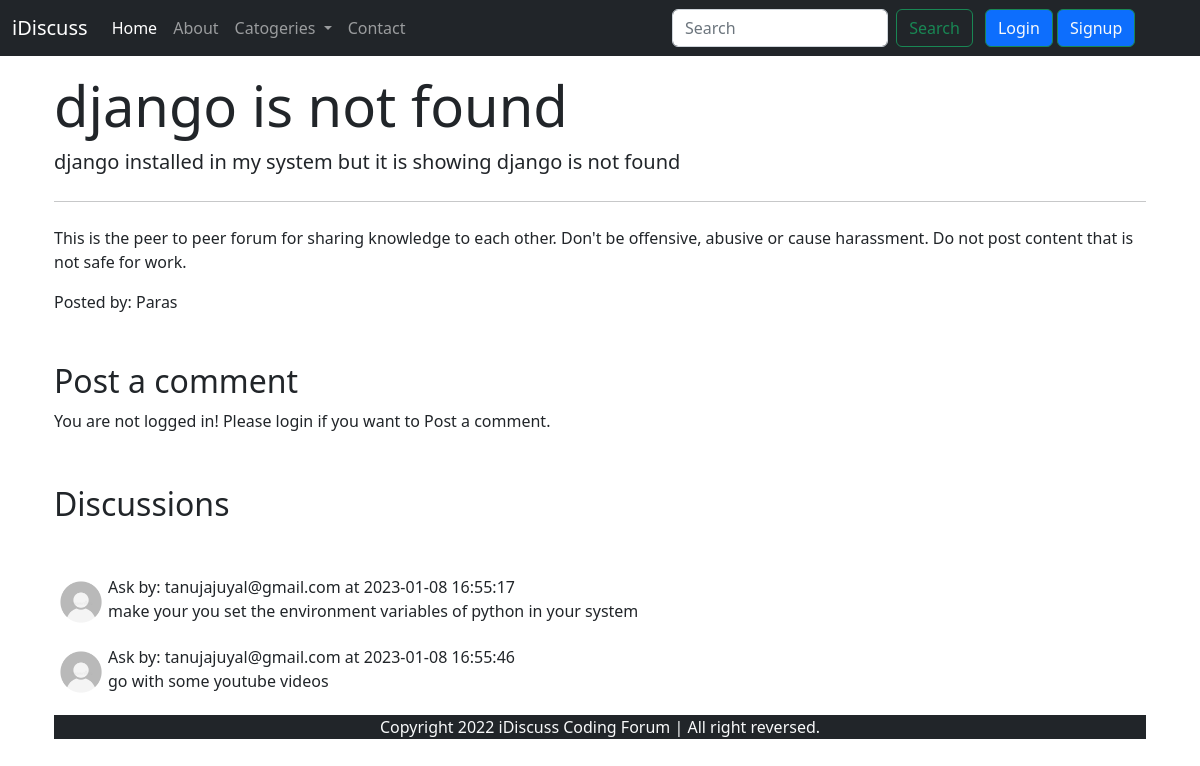
Screenshot of /threads.php?thread_id=8 with the database file from the repository.
### tables this page shows
CREATE TABLE `threads` (
  `thread_id` int(7) NOT NULL,
  `thread_title` varchar(255) NOT NULL,
  `thread_desc` varchar(255) NOT NULL,
  `thread_cat_id` int(4) NOT NULL,
  `thread_user_id` int(4) NOT NULL,
  `timeStamp` datetime NOT NULL DEFAULT current_timestamp()
);

CREATE TABLE `comments` (
  `comment_id` int(8) NOT NULL,
  `comment_content` text NOT NULL,
  `thread_id` int(8) NOT NULL,
  `comment_by` int(8) NOT NULL,
  `comment_time` datetime NOT NULL DEFAULT current_timestamp()
);

CREATE TABLE `users` (
  `sno` int(8) NOT NULL,
  `user_email` varchar(30) NOT NULL,
  `user_pass` varchar(255) NOT NULL,
  `timeStamp` datetime NOT NULL DEFAULT current_timestamp()
);

### threads.php (the view, shortened to what this page needs)
<?php
include 'partials/_dbconnect.php';
$id = $_GET['thread_id'];
$sql = "select * from `threads` where thread_id=$id";
$result = mysqli_query($conn, $sql);
while ($row = mysqli_fetch_assoc($result)) {
    $threadtitle = $row['thread_title'];
    $threaddesc = $row['thread_desc'];
}
echo '<!doctype html>
<html lang="en">
<head>
    <meta charset="utf-8">
    <meta name="viewport" content="width=device-width, initial-scale=1">
    <title>iDiscuss Forum</title>
    <link href="https://cdn.jsdelivr.net/npm/bootstrap@5.2.0/dist/css/bootstrap.min.css" rel="stylesheet">
</head>
    <style>
       .heightContainer{
          min-height: 54vh;
       }
    </style>
<body>';
include "partials/_header.php";
echo '<div class="container mx-auto my-3">
        <div class="jumbotron container">
            <h1 class="display-4">' . $threadtitle . '</h1>
            <p class="lead">' . $threaddesc . '</p>
            <hr class="my-4">
            <p>This is the peer to peer forum for sharing knowledge to each other. Don\'t be offensive, abusive or cause harassment. Do not post content that is not safe for work. </p>
            Posted by: Paras
        </div>
    </div>';
    if(isset($_SESSION['loggedIn']) && $_SESSION['loggedIn'] == true){
        echo '<div class="container my-5">
        <div class="container">
        <h2>Post a comment</h2>
        <div class="container"><form action="' . $_SERVER['REQUEST_URI'] . '" method="post">
        <div class="form-group my-4">
          <label for="exampleInputPassword1">Type a comment</label>
          <input type="text" name="comment" class="form-control" id="comment">
          <input type="hidden" name="sno" value="'.$_SESSION['sno'].'
          <small id="emailHelp" class="form-text text-muted">Keep your answer short and easy to understand.</small>
        </div>
        <button type="submit" class="btn btn-primary">Post Comment</button>
      </form></div>
            <h2 class="py-1 my-5">Discussions</h2>';
    }else{
        echo '<div class="container my-5">
        <div class="container">
        <h2>Post a comment</h2>
        <p>You are not logged in! Please login if you want to Post a comment.</p>
            <h2 class="py-1 my-5">Discussions</h2>';
    }
 ?>
            <?php
            $sql = "select * from comments where thread_id=$id";
            $result = mysqli_query($conn, $sql);
            while ($row = mysqli_fetch_assoc($result)) {
                $content = $row['comment_content'];
                $comment_time = $row['comment_time'];
                $comment_by = $row['comment_by'];
                $sql2 = "select * from users where sno = $comment_by";
                $result2 = mysqli_query($conn, $sql2);
                $row2 = mysqli_fetch_assoc($result2);
                echo '<div class="media my-3 d-flex">
                    <img src="images/user.jpg" width="54px" class="mr-3" alt="...">
                    <div class="media-body">
                    <p class="font-weight-bold my-0">Ask by: '. $row2['user_email'] .' at '. $comment_time .'</p>
                         ' . $content . '
                        </div>
                        </div>';
            }
            include "partials/_footer.php";
            echo '<script src="https://cdn.jsdelivr.net/npm/bootstrap@5.2.0/dist/js/bootstrap.bundle.min.js"></script>
</body>
</html>';
            ?>

### rows the page displays
threads: thread_title "django is not found", thread_desc "django installed in my system but it is showing django is not found"
comments: users.user_email "tanujajuyal@gmail.com", comment_time "2023-01-08 16:55:17", comment_content "make your you set the environment variables of python in your system"
comments: users.user_email "tanujajuyal@gmail.com", comment_time "2023-01-08 16:55:46", comment_content "go with some youtube videos"
